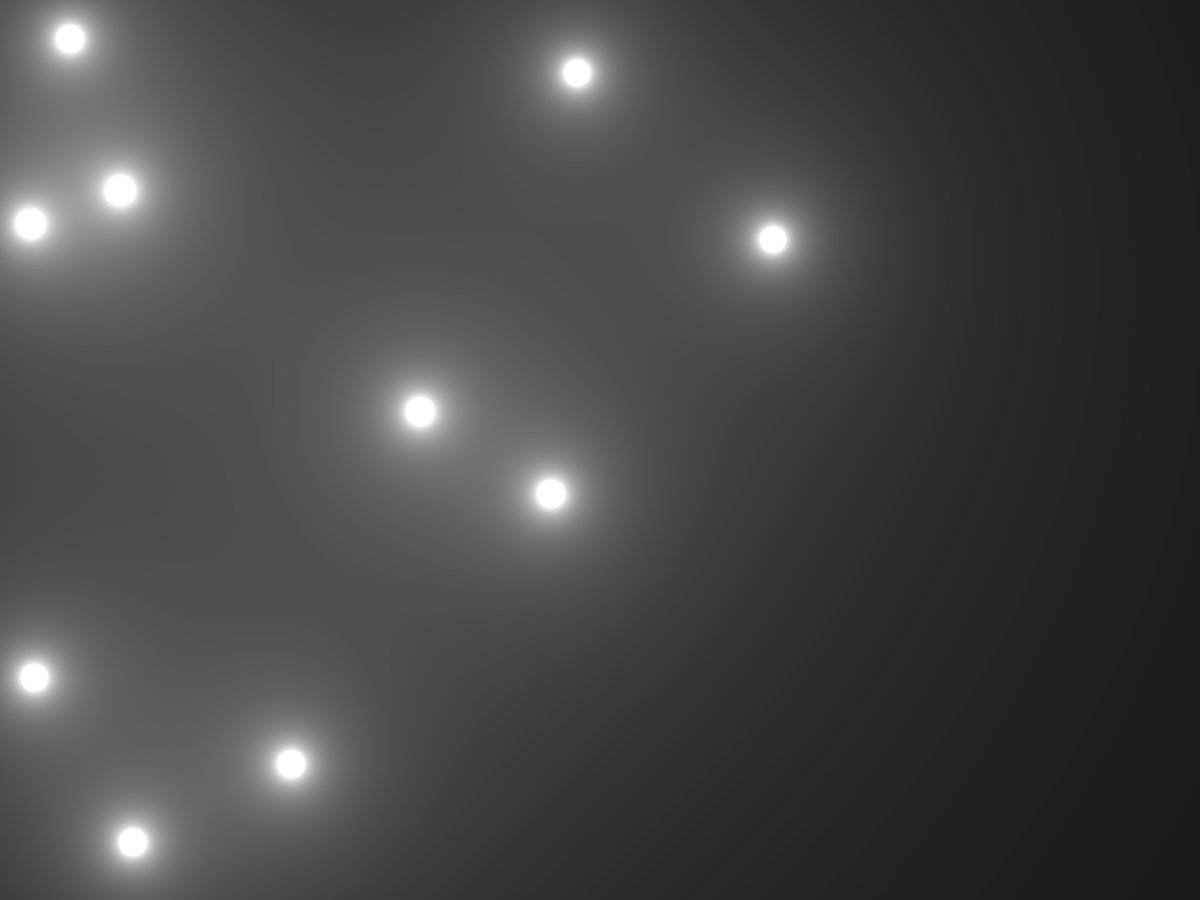
Frame 1 (no input)
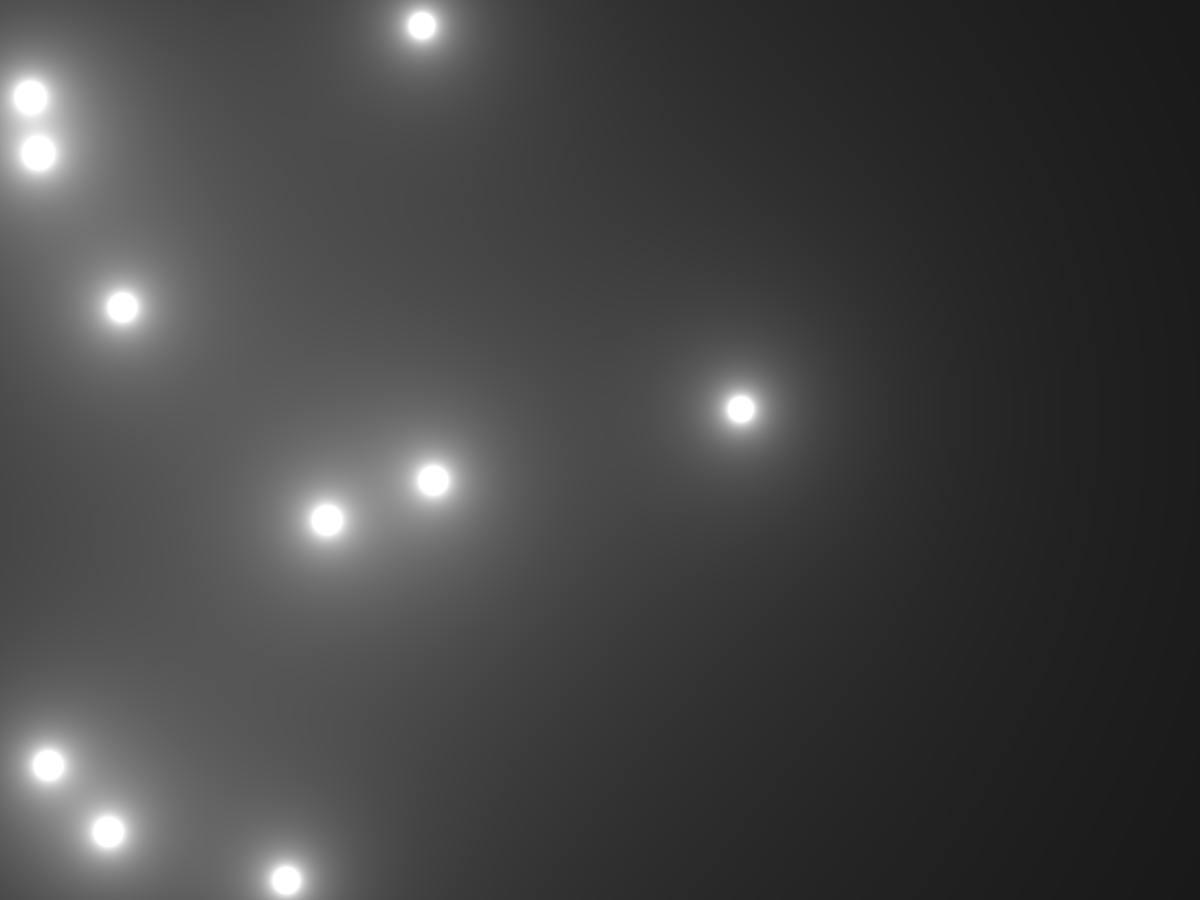
Frame 60 (the mouse pressed at the canvas centre just before this capture)
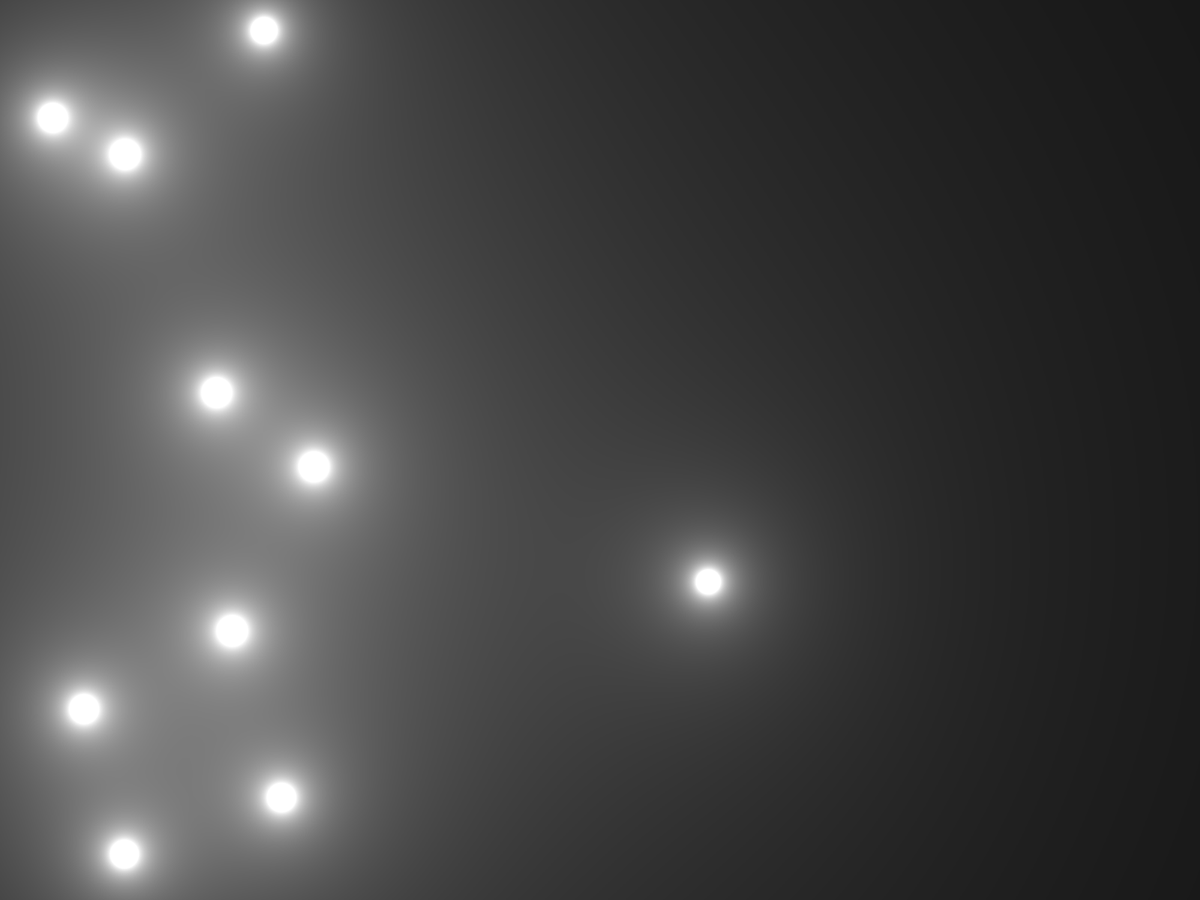
Frame 120 (the mouse held since frame 60 and released just before this capture)

The Processing sketch that drew these frames (run headless with seeded random() and noise(); from frame 60 on, the mouse is pressed at the canvas centre):

// Processing sketch: Metaballs
// ── Metaballs.pde
Ball[] ball = new Ball[10];
void setup(){
  fullScreen();
  for (int i = 0; i < ball.length; i++){
    ball[i] = new Ball(5, width, height);
  }
  frameRate(240);
  noStroke();
}

void draw(){
  //background(0);
  loadPixels();
  for (int x = 0; x < width; x++){
      for (int y = 0; y < height; y++){
        int index = x + y * width;
        float d = 0;
        float sum = 0;
           for (int i = 0; i < ball.length; i++){
        d = dist(x,y,ball[i].pos.x,ball[i].pos.y);
        sum += 3500 / d;
           }
            pixels[index] = color(sum);
        }
        
        
      }
       updatePixels();
  
  for (int i = 0; i < ball.length; i++){
    ball[i].update();
    fill(0);
    //ball[i].show();
  }
  }



 
// ── Ball.pde
class Ball{
  float d, x, y, xSpeed=1, ySpeed=1, w, h;
  PVector pos=new PVector(), vel=new PVector();
  Ball(float r, float w1, float h1) {
    d = r*2;
    pos.x = random(15,w1-15);
    pos.y = random(15,h1-15);
    vel = PVector.random2D();
    vel.mult(random(2,4));
    w = w1;
    h = h1;
  }
  void move(){
   pos.add(vel);
  }
  void update(){
    if (hitX()){
      vel.x = -vel.x;
    }
    if (hitY()){
      vel.y = -vel.y;
    }
    move();
  }
  void show(){
    ellipse (pos.x,pos.y,d,d);
  }
  boolean hitX(){
    return (pos.x-d/2 < 0 || pos.x+d/2 > w);
  }
  boolean hitY(){
    return (pos.y-d/2 < 0 || pos.y+d/2 > h);
  }
}
